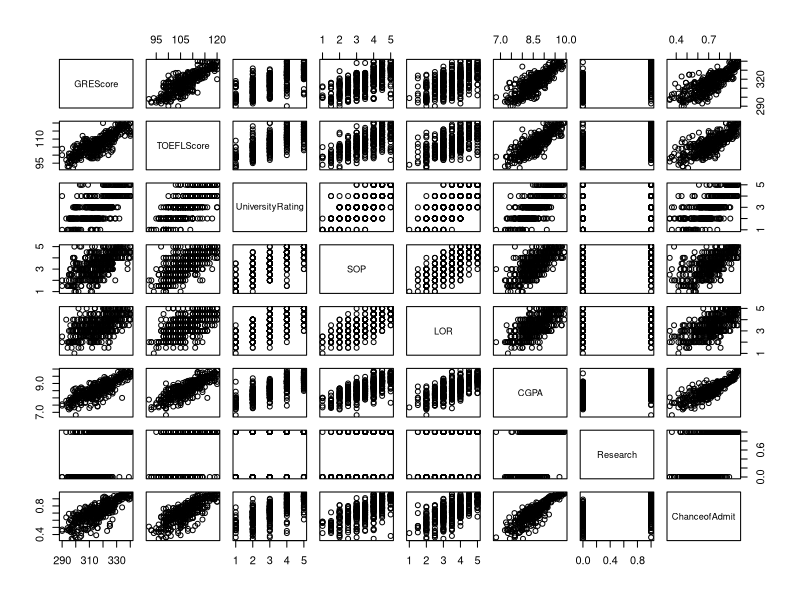
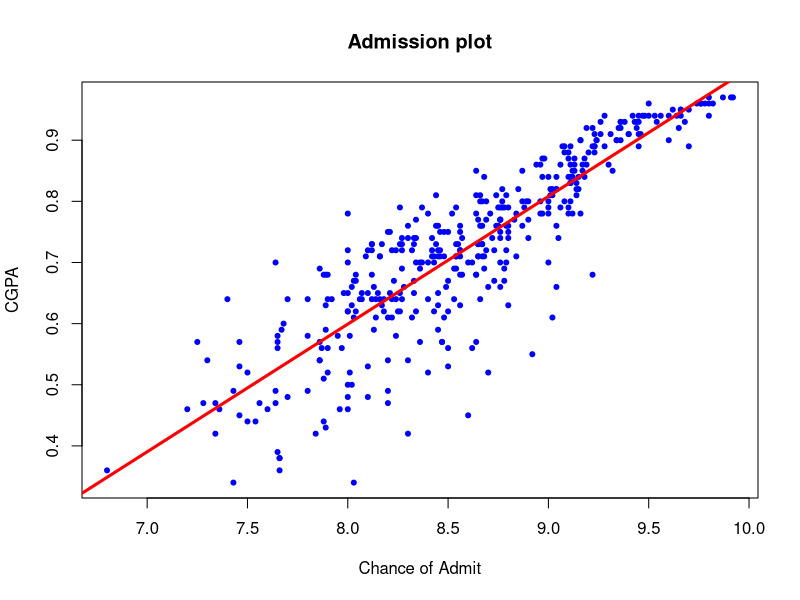
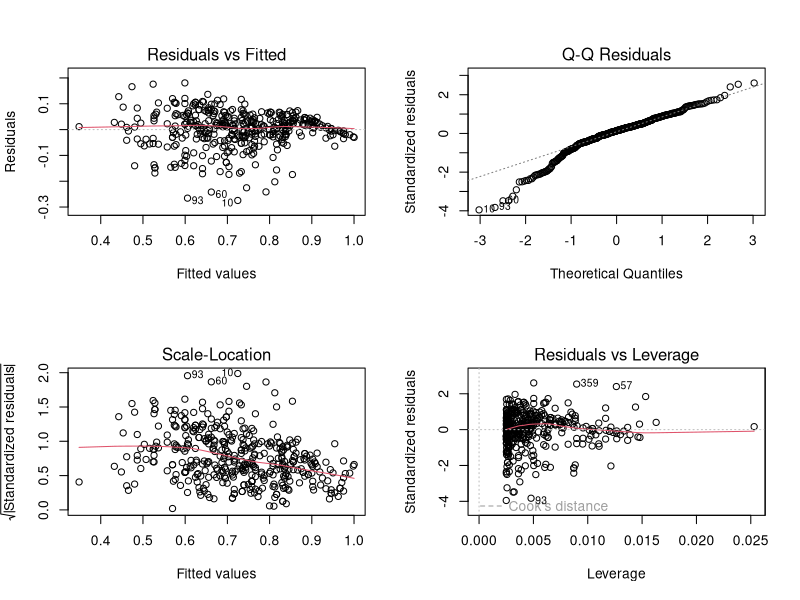
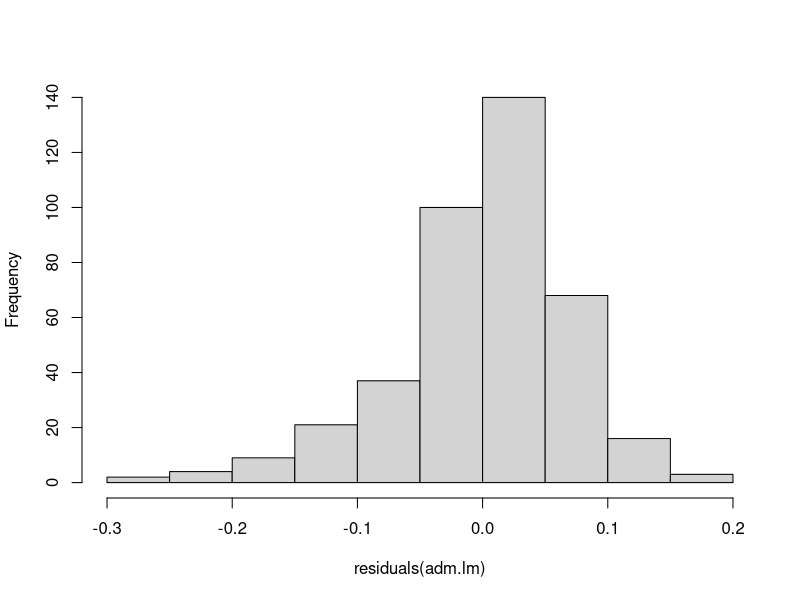
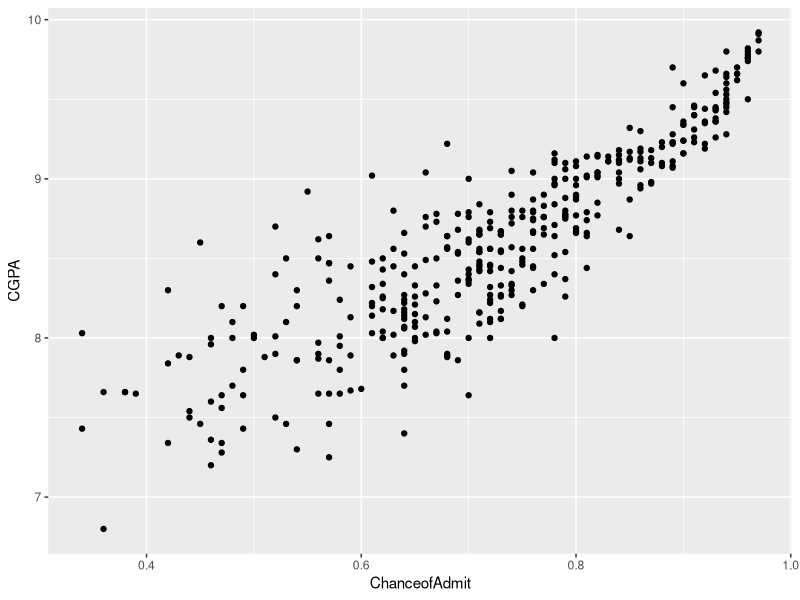
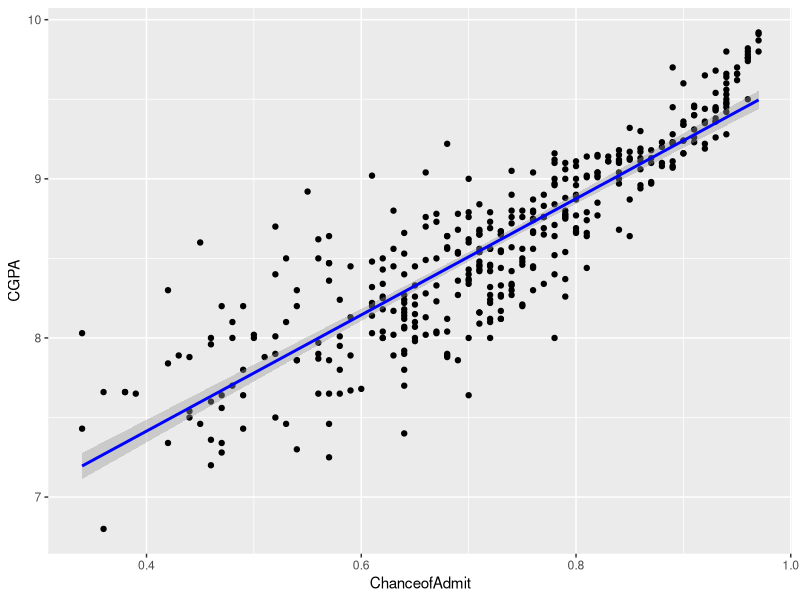
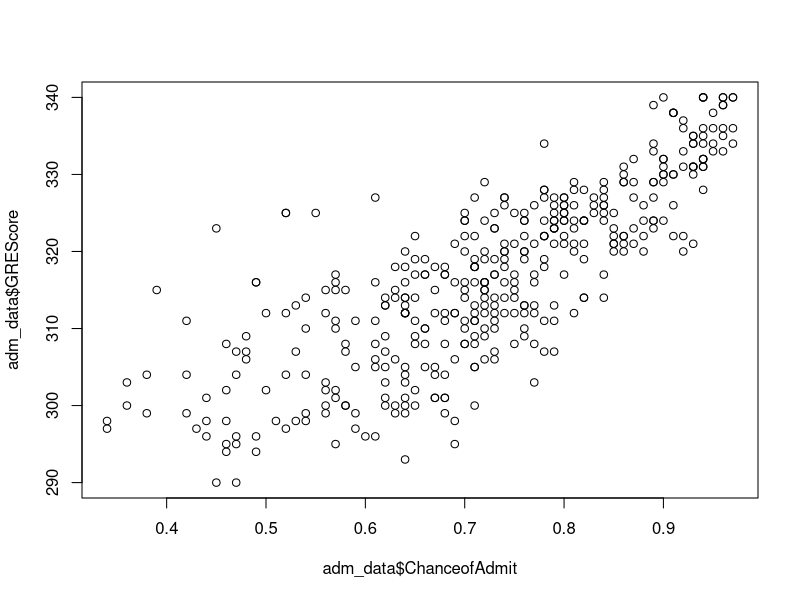
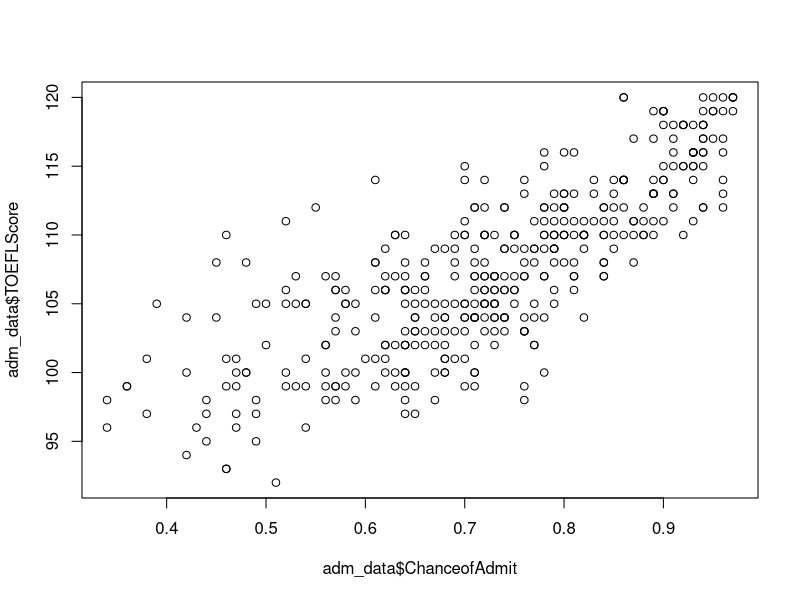

Reproduce these figures in R, in order.
## ---- chunk 1
setwd("C:/Users/DELL/Downloads/admission into university")
library(readr)
adm_data <- read_csv("adm_data.csv")
names(adm_data)
plot(adm_data)
## ---- chunk 2
summary(adm_data)
## ---- chunk 3
adm.lm <- lm(ChanceofAdmit ~ CGPA, data = adm_data)
adm.lm
## ---- chunk 4
summary(adm.lm)
## ---- chunk 5
plot(
  ChanceofAdmit ~ CGPA,
  data = adm_data,
  xlab = "Chance of Admit",
  ylab = "CGPA",
  main = "Admission plot",
  col = "blue",
  lwd = 1,
  pch = 20
)

# Add regression line
abline(reg = adm.lm, col = "red", lwd = 3)
## ---- chunk 6
par(mfrow = c(2, 2))
plot(adm.lm)
## ---- chunk 7
par(mfrow = c(1, 1))
hist(residuals(adm.lm), main = "")
## ---- chunk 8
library(ggplot2)
adm.graph <-
  ggplot(adm_data, aes(x = ChanceofAdmit, y = CGPA)) + geom_point()
adm.graph
## ---- chunk 9
adm.graph <- adm.graph + geom_smooth(method = "lm", col = "blue")
adm.graph
## ---- chunk 10
plot(adm_data$ChanceofAdmit, adm_data$GREScore)
plot(adm_data$ChanceofAdmit, adm_data$TOEFLScore)
adm.multi <-
  lm(ChanceofAdmit ~ GREScore + TOEFLScore, data = adm_data)
adm.multi
## ---- chunk 11
summary(adm.multi)
## ---- chunk 12
par(mfrow = c(2, 2))
plot(adm.multi)
par(mfrow = c(1, 1))
## ---- chunk 13
Y = -2.128+(0.005814)*325+(0.009412)*105
Y

## ---- chunk 14
plotting.data <- expand.grid(
  GREScore = seq(min(adm_data$GREScore), max(adm_data$GREScore), length.out =
                   30),
  TOEFLScore = c(
    min(adm_data$TOEFLScore),
    mean(adm_data$TOEFLScore),
    max(adm_data$TOEFLScore)
  )
)
plotting.data$predicted.y <-
  predict.lm(adm.multi, newdata = plotting.data)

plotting.data$GREScore <- round(plotting.data$GREScore, digits = 2)

multi.plot <-
  ggplot(adm_data, aes(x = GREScore, y = ChanceofAdmit)) + geom_point()
multi.plot

multi.plot <- multi.plot +
  geom_line(data = plotting.data,
            aes(x = GREScore, y = predicted.y, color = TOEFLScore),
            size = 1.25)
multi.plot

multi.plot <- multi.plot + theme_bw() +
  labs(
    title = "Chance of Admit \n as a function of GREScore to work and TOEFLScore",
    x = "GRE Score",
    y = "Chance of Admit",
    color = "TOEFL Score" )
multi.plot
## ---- chunk 15
library(randomForest)
library(party)
input.data <- adm_data[c(1:105),]
output.tree <-
  ctree(ChanceofAdmit ~ CGPA + GREScore + TOEFLScore, data = input.data)
plot(output.tree)
## ---- chunk 16
library(randomForest)
library(party)
adm.reg <- randomForest(ChanceofAdmit ~ ., data = adm_data)
print(adm.reg)
round(importance(adm.reg), 2)
## ---- chunk 17
glm.adm <- glm(ChanceofAdmit ~ ., data = adm_data)
glm.adm
summary(glm.adm)
## ---- chunk 18
glm.predict <- (predict(glm.adm, type = "response"))
glm.predict
## ---- chunk 19
